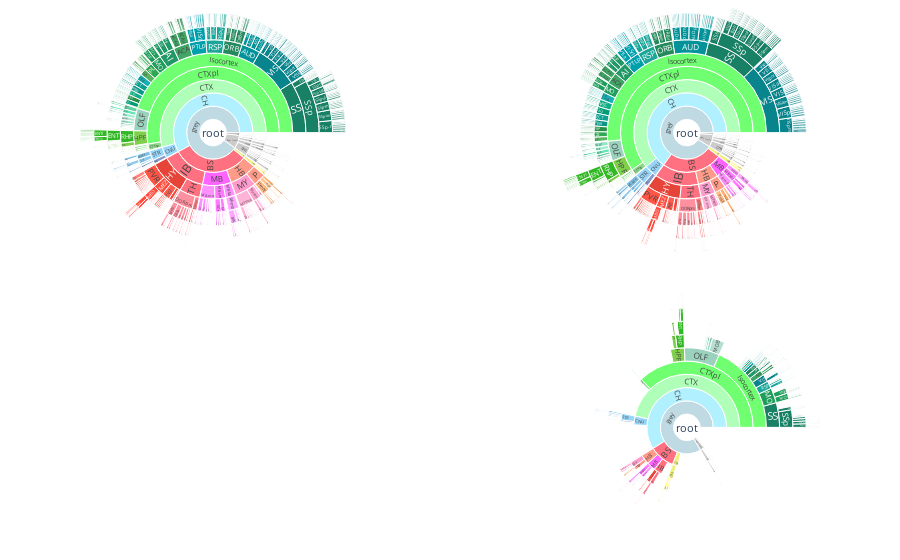

The notebook cell saved with this chart:
### Code cell
import json
import plotly.graph_objects as go
import pandas as pd

# Load the JSON file
with open('structures.json', 'r') as f:
    data = json.load(f)

# Read the CSV files
df_Fed = pd.read_csv('Fed.csv')
df_FastRefeed = pd.read_csv('FastRefeed.csv')

# Prepare data for the tree
labels = [item['acronym'] for item in data]
parents = ['' if len(item['structure_id_path']) == 1 else next((i['acronym'] for i in data if i['id'] == item['structure_id_path'][-2])) for item in data]

# Match acronyms with count values from the CSVs
density_fed = [df_Fed.loc[df_left['acronym'] == acronym, 'density (cells/mm^3)'].iloc[0] if acronym in df_Fed['acronym'].values else None for acronym in labels]

density_FastRefeed = [df_FastRefeed.loc[df_FastRefeed['acronym'] == acronym, 'density (cells/mm^3)'].iloc[0] if acronym in df_FastRefeed['acronym'].values else None for acronym in labels]

count_fed = [df_Fed.loc[df_Fed['acronym'] == acronym, 'count'].iloc[0] if acronym in df_Fed['acronym'].values else None for acronym in labels]

count_FastRefeed = [df_FastRefeed.loc[df_FastRefeed['acronym'] == acronym, 'count'].iloc[0] if acronym in df_FastRefeed['acronym'].values else None for acronym in labels]

colors = ['rgb{}'.format(tuple(item['rgb_triplet'])) for item in data]

# Create the figure with subplots
fig = go.Figure()

# Add the left sunburst
fig.add_trace(go.Sunburst(
    labels=labels,
    parents=parents,
    values=density_fed,  # Assign count values to the sunburst
    marker=dict(colors=colors),
    hovertemplate='<b>%{label}</b><br>density: %{value}<extra></extra>',  # Customize hover text
    domain=dict(column=0),
))

# Add the right sunburst
fig.add_trace(go.Sunburst(
    labels=labels,
    parents=parents,
    values=density_FastRefeed,  # Assign count values to the sunburst
    marker=dict(colors=colors),
    hovertemplate='<b>%{label}</b><br>density: %{value}<extra></extra>',  # Customize hover text
    domain=dict(column=1),
))

fig.add_trace(go.Sunburst(
    labels=labels,
    parents=parents,
    values=count_fed,  # Assign count values to the sunburst
    marker=dict(colors=colors),
    hovertemplate='<b>%{label}</b><br>count: %{value}<extra></extra>',  # Customize hover text
    domain=dict(column=1, row=1),
))

fig.update_layout(
    grid=dict(columns=2, rows=2),
    margin=dict(t=0, l=0, r=0, b=0)
)

fig.show()

### Figure 1 — Plotly figure (JSON) as saved in the notebook; plotly's stock layout.template omitted (floating-point values rounded to 4 significant figures; data arrays with more than 128 entries replaced by an {"elided": "..."} marker saying what was removed)
{"data": [{"domain": {"column": 0}, "hovertemplate": "<b>%{label}</b><br>density: %{value}<extra></extra>", "labels": {"elided": "1327 str values"}, "marker": {"colors": {"elided": "1327 str values"}}, "parents": {"elided": "1327 str values"}, "values": {"elided": "1327 float values"}, "type": "sunburst"}, {"domain": {"column": 1}, "hovertemplate": "<b>%{label}</b><br>density: %{value}<extra></extra>", "labels": {"elided": "1327 str values"}, "marker": {"colors": {"elided": "1327 str values"}}, "parents": {"elided": "1327 str values"}, "values": {"elided": "1327 float values"}, "type": "sunburst"}, {"domain": {"column": 1, "row": 1}, "hovertemplate": "<b>%{label}</b><br>count: %{value}<extra></extra>", "labels": {"elided": "1327 str values"}, "marker": {"colors": {"elided": "1327 str values"}}, "parents": {"elided": "1327 str values"}, "values": {"elided": "1327 float values"}, "type": "sunburst"}], "layout": {"grid": {"columns": 2, "rows": 2}, "margin": {"t": 0, "l": 0, "r": 0, "b": 0}}}
